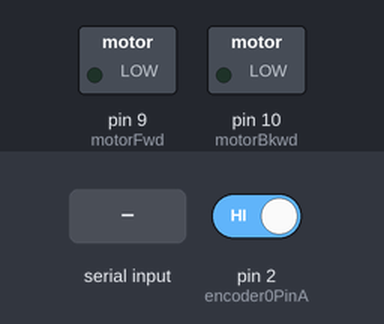
A sketch run on a simulated Arduino Uno, built with avr-gcc and run on an emulated ATmega328P. Shown: switched loads named in the sketch (green lamp = pin HIGH). Inputs (shaded band) come from the test bench; at power-on: pin 2 (encoder0PinA) HIGH. What the sketch prints to the serial monitor is not drawn.

Above: at 1.2 s.
1.3 s: "90,45\n" received over Serial
At 2.2 s:
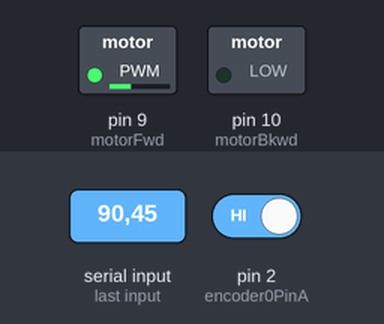
2.8 s: "30,150\n" received over Serial
At 3.3 s:
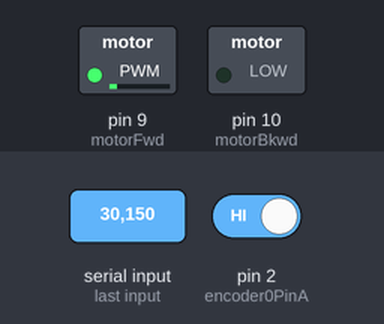
6.0 s: "90\n" received over Serial
At 6.9 s:
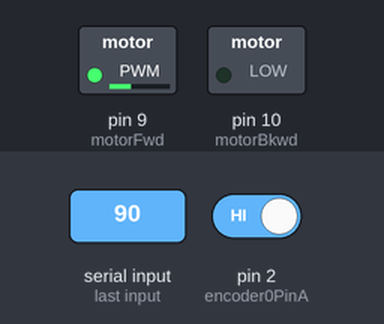
Timing chart, 0 to 8.5 s (numbered marks = the images above; inputs shaded):
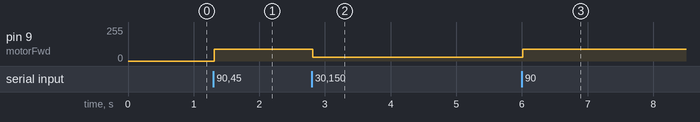

The sketch:

EncoderTest.ino
```cpp
/* read a rotary encoder with interrupts
   Encoder hooked up with common to GROUND,
   encoder0PinA to pin 2, encoder0PinB to pin 4 (or pin 3 see below)
   it doesn't matter which encoder pin you use for A or B

   uses Arduino pullups on A & B channel outputs
   turning on the pullups saves having to hook up resistors
   to the A & B channel outputs

*/

#define encoder0PinA  2
#define encoder0PinB  4

const int motorBkwd =  10;
const int motorFwd = 9;

int readTimeout = 10;
int drivePercent = 0;

volatile unsigned int encoder0Pos = 0;

void setup() {
  pinMode(encoder0PinA, INPUT);
  digitalWrite(encoder0PinA, HIGH);       // turn on pullup resistor
  pinMode(encoder0PinB, INPUT);
  digitalWrite(encoder0PinB, HIGH);       // turn on pullup resistor

  pinMode(motorFwd, OUTPUT);
  pinMode(motorBkwd, OUTPUT);
  analogWrite(motorFwd, 0);
  analogWrite(motorBkwd, 0);

  attachInterrupt(0, doEncoder, CHANGE);  // encoder pin on interrupt 0 - pin 2
  Serial.begin (9600);
  Serial.setTimeout(readTimeout);
  Serial.println("start");                // a personal quirk

}

void loop(){
  String input;
  if (Serial.available() > 0){
    input = (Serial.readString());
    drivePercent = input.toInt();
    if(drivePercent > 0 && drivePercent <= 100){
      analogWrite(motorFwd, drivePercent);
      analogWrite(motorBkwd, 0);
    }
    else if(drivePercent < 0 && drivePercent >= -100){
      analogWrite(motorFwd, 0);
      analogWrite(motorBkwd, abs(drivePercent));
    }
    else if(drivePercent == 0){
      analogWrite(motorFwd, 0);
      analogWrite(motorBkwd, 0);
    }
  }
}

void doEncoder() {
  /* If pinA and pinB are both high or both low, it is spinning
   * forward. If they're different, it's going backward.
   *
   * For more information on speeding up this process, see
   * [Reference/PortManipulation], specifically the PIND register.
   */
  if (digitalRead(encoder0PinA) == digitalRead(encoder0PinB)) {
    encoder0Pos++;
  } else {
    encoder0Pos--;
  }

  Serial.println (encoder0Pos, DEC);
}

/* See this expanded function to get a better understanding of the
 * meanings of the four possible (pinA, pinB) value pairs:
 */
void doEncoder_Expanded(){
  if (digitalRead(encoder0PinA) == HIGH) {   // found a low-to-high on channel A
    if (digitalRead(encoder0PinB) == LOW) {  // check channel B to see which way
                                             // encoder is turning
      encoder0Pos = encoder0Pos - 1;         // CCW
    }
    else {
      encoder0Pos = encoder0Pos + 1;         // CW
    }
  }
  else                                        // found a high-to-low on channel A
  {
    if (digitalRead(encoder0PinB) == LOW) {   // check channel B to see which way
                                              // encoder is turning
      encoder0Pos = encoder0Pos + 1;          // CW
    }
    else {
      encoder0Pos = encoder0Pos - 1;          // CCW
    }

  }
  Serial.println (encoder0Pos, DEC);          // debug - remember to comment out
                                              // before final program run
  // you don't want serial slowing down your program if not needed
}

/*  to read the other two transitions - just use another attachInterrupt()
in the setup and duplicate the doEncoder function into say,
doEncoderA and doEncoderB.
You also need to move the other encoder wire over to pin 3 (interrupt 1).
*/
```

Measured:
- after the input at 1.3 s, pin 9 (motorFwd): 0/255 → 90/255 at once
- after the input at 2.8 s, pin 9 (motorFwd): 90/255 → 30/255 at once
- after the input at 6.0 s, pin 9 (motorFwd): 30/255 → 90/255 at once
